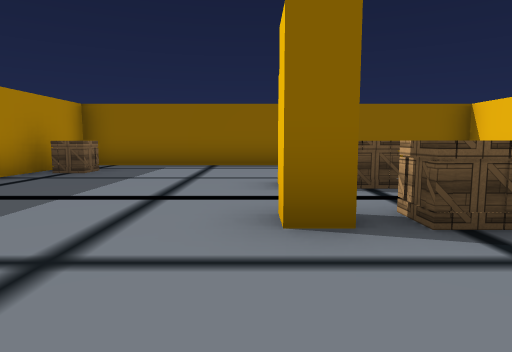
View 1 (above)

21 first-person views from a walk through a 3-D level made in the Unity game engine. The camera is 1.2 m above the floor, tilts 6° down and sees 75° across. Doors are open. The floor is counted in squares, 2 m on a side. Each view is taken from the middle of a square. On the plan, view 1 faces up. The plan holds only what a view shows up to about 10 squares ahead; the rest is blank. The place goes on beyond the plan. Some animated figures are not drawn. Some surface patterns are stand-ins.

View 2
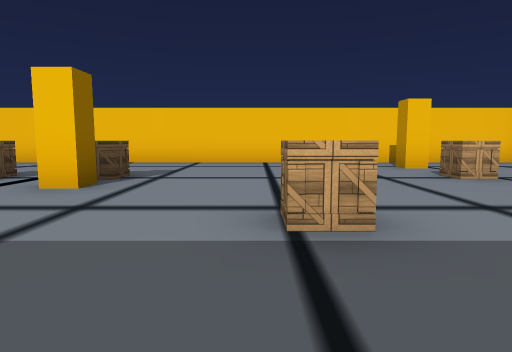

View 3
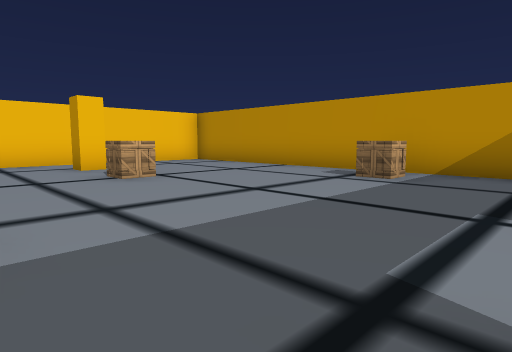

View 4
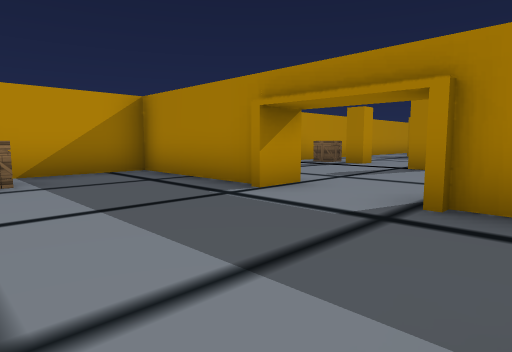

View 5
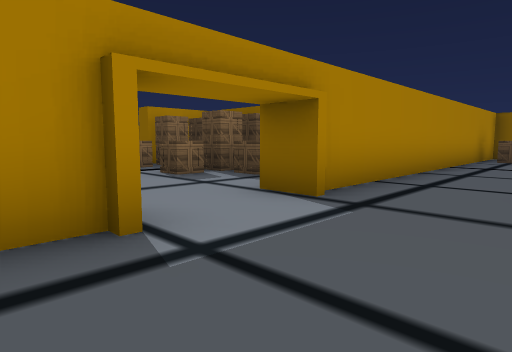

View 6
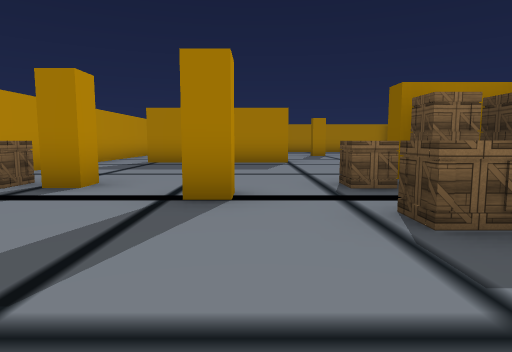

View 7
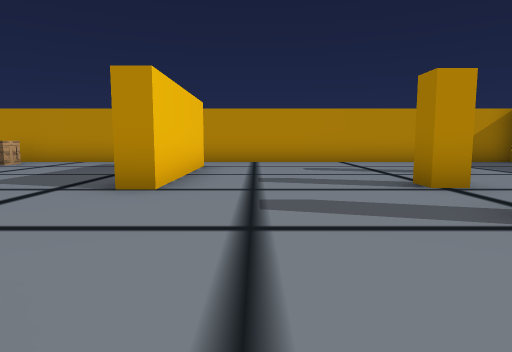

View 8
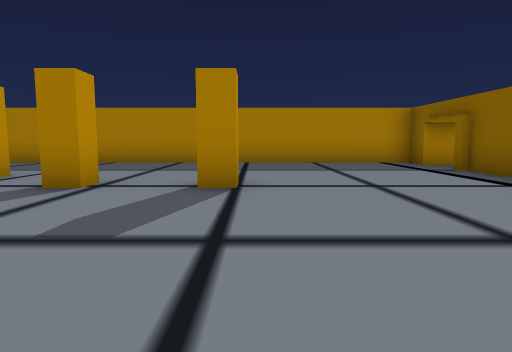

View 9
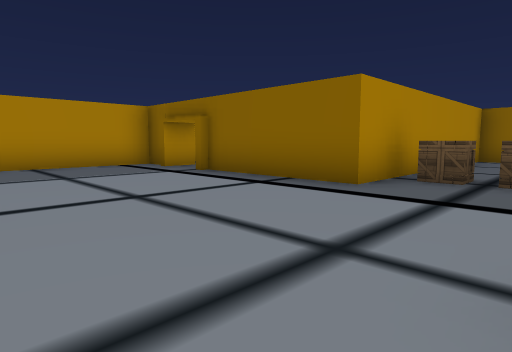

View 10
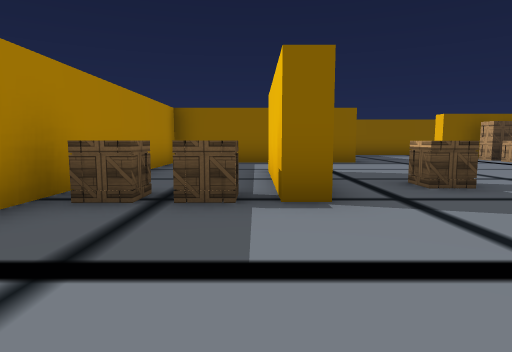

View 11
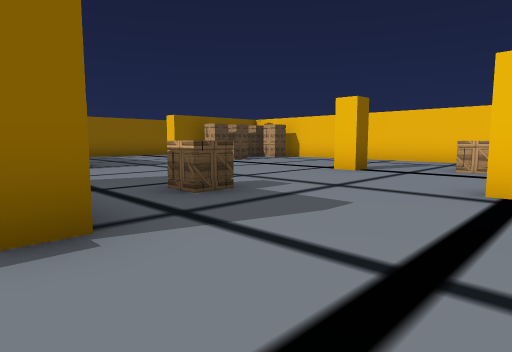

View 12
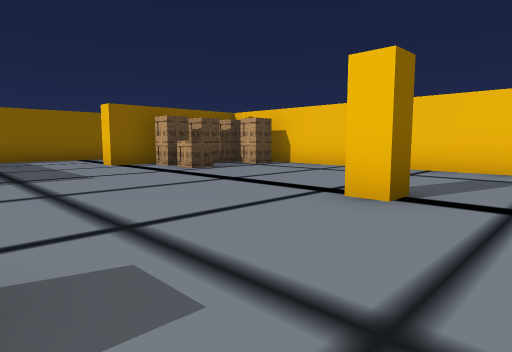

View 13
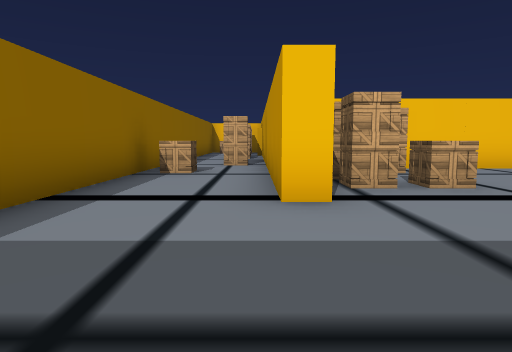

View 14
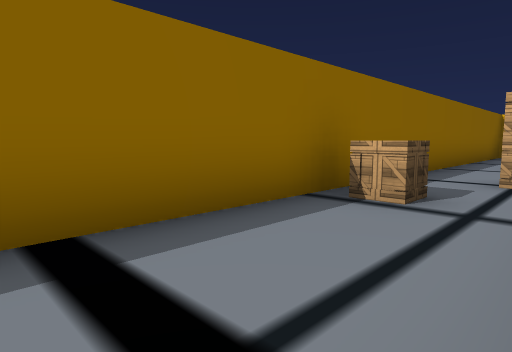

View 15
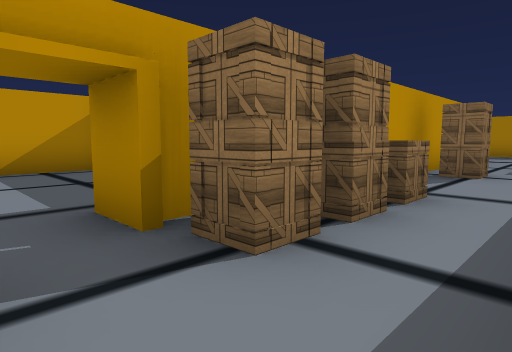

View 16
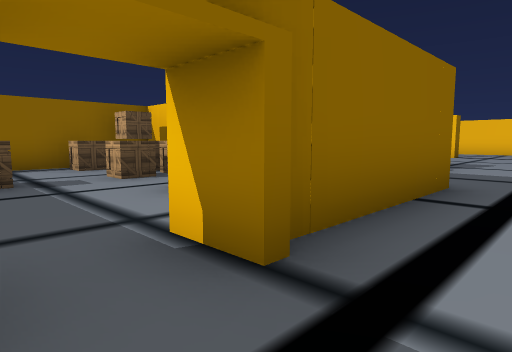

View 17
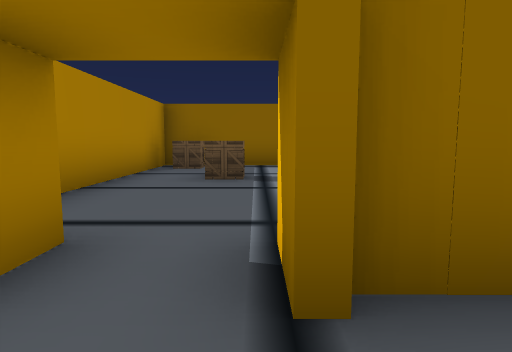

View 18
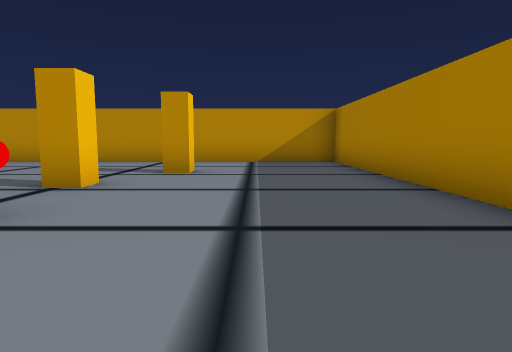

View 19
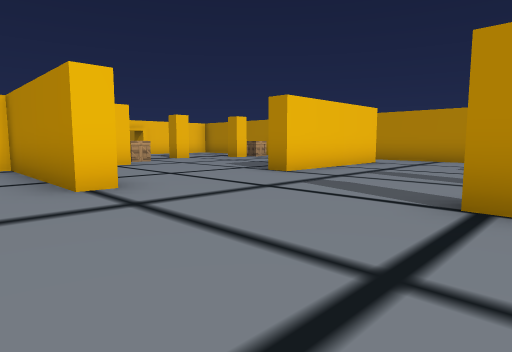

View 20
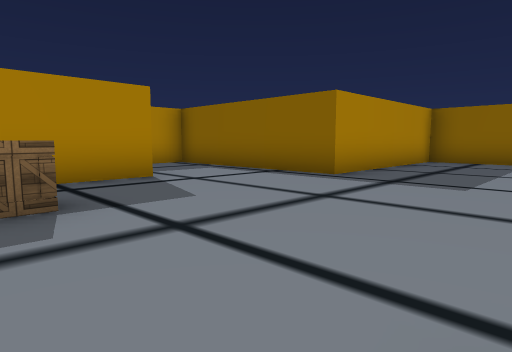

View 21
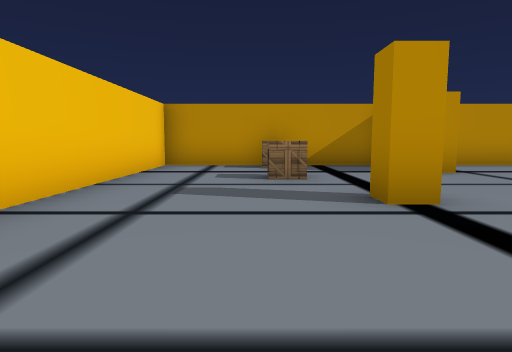

### Floor plan
Points are (right, up) in squares from view 1. A wall is a line through its corners. A room is listed if a view was taken in it or the views show most of it. See-through windows are left out.
Room 1 (views 1, 2, 3, 4, 5, 6, 7, 8, 9, 10, 11, 12, 13, 14, 15, 16, 17, 18, 19, 20, 21)
walls: (-10.9, 3.8) (-10.4, 3.8); (-5.6, 1.7) (-4.8, 1.7) (-4.8, 10.6); (-10.2, -0.7) (-10.8, -0.7) (-10.8, -0.4); (-14.8, 1.1) (-14.8, 1.7) (-10.8, 1.7); (-4.2, -1.4) (-4.2, -2) (-5, -2); (-14.8, 6.4) (-14.8, 8.5); (-14.2, 8.9) (-14.2, 6.6); (-5, -4) (-4.2, -4) (-4.2, -7.5) (3.8, -7.5); (-17.1, 4.3) (-20.8, 4.3); (-17.2, 7.5) (-17.2, 6.4); (-14.8, -6) (-14.8, -2.1) (-14.2, -2.1) (-14.2, -6); (0.6, 8.2) (-4.2, 8.2) (-4.2, 1.4); (-12, -7.5) (-8.8, -7.5); (-2.5, 13.8) (-2, 13.8); (-22.6, 4.3) (-23.2, 4.3) (-23.2, -7.5) (-13.8, -7.5); (-20.5, 11.3) (-21.5, 11.3); (5.2, 6) (5.2, 8.2) (2.5, 8.2); (2, 13.6) (2, 13); (-23.2, 9.5) (-23.2, 5.6); (5.2, -7.1) (5.2, 4.5); (3, 16.2) (-12.2, 16.2) (-12.2, 11.3) (-17.2, 11.3)
ways out: opening at (3, 13); open door at (-21.5, 5)
objects: crate (-23, 10) to (-22, 11); crate (-22, 8) to (-21, 9); other object (-20, -5) to (-19, -4); other object (-20, 6) to (-19, 7); crate (-20, 8) to (-20, 9); crate (-20, 10) to (-20, 11); other object (-19, -3) to (-18, -2); red ball (-19, -1); crate (-19, 8) to (-18, 8); other object (-19, 9) to (-18, 9); crate (-17, 5); crate (-15, 6); crate (-13, 6); crate (-10, -7); other object (-10, -5) to (-9, -5); crate (-10, -2); crate (-10, 1); other object (-9, -4) to (-9, -3); other object (-9, 7) to (-8, 7); crate (-8, -2); crate (-8, 1); crate (-8, 4); crate (-8, 11); crate (-8, 13); crate (-7, -1); crate (-7, 2); crate (-7, 13); crate (-6, 12) to (-5, 13); crate (-6, 15); crate (-5, 11); crate (-4, 6); crate (-2, -7); crate (-2, -1); crate (-1, 14); other object (0, 2) to (0, 3); crate (0, 14); crate (1, -4); crate (1, 2); crate (1, 4); other object (1, 5); crate (2, 14); other object (3, -4) to (4, -3)

Positions as (right, up) in squares from view 1, and headings:
1: (0, 0), facing up
2: (-4, 0), facing right
3: (-4, -1), facing down-right
4: (-1, -1), facing down-left
5: (-2, -5), facing up-left
6: (-5, -3), facing left
7: (-16, 2), facing down
8: (-14, 0), facing left
9: (-15, 0), facing up-left
10: (-15, 2), facing up
11: (-15, 3), facing up-right
12: (-12, 5), facing up-right
13: (-12, 14), facing right
14: (-9, 14), facing up-right
15: (3, 16), facing down-left
16: (-22, 3), facing up-right
17: (-21, 3), facing up
18: (-21, 2), facing down
19: (-19, 3), facing down-right
20: (-9, 6), facing up-left
21: (-7, 10), facing down
